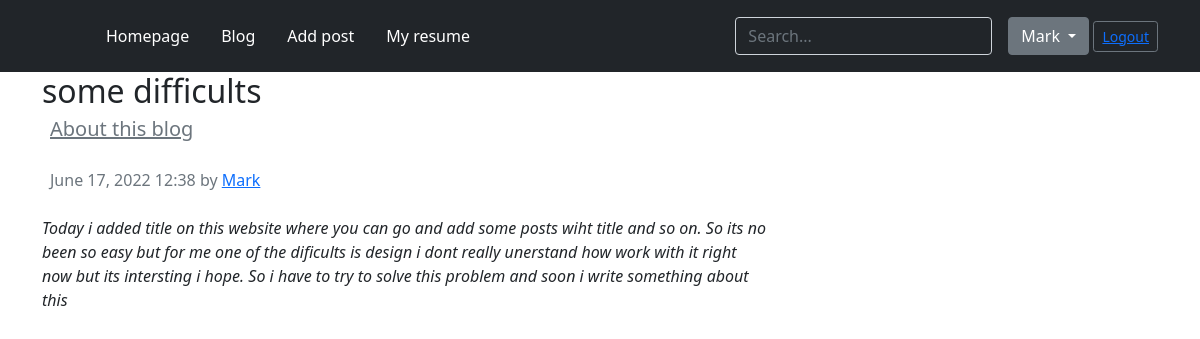
The app's page /post/difficults/ (signed in) with its own data.
### blog/models.py (models this page shows, shortened)
class Blog(models.Model):
    title = models.CharField(max_length=255)
    slug = models.SlugField(max_length=255, unique=True, db_index=True, verbose_name='URL')
    content = models.TextField()
    time_create = models.DateTimeField(auto_now_add=True)
    time_update = models.DateTimeField(auto_now=True)
    is_published = models.BooleanField(default=True)
    cat = models.ForeignKey('Category', on_delete=models.PROTECT)
    def __str__(self):
        return self.title

class Category(models.Model):
    name = models.CharField(max_length=100, db_index=True, verbose_name='Category')
    slug = models.SlugField(max_length=255, unique=True, db_index=True, verbose_name='URL')
    def __str__(self):
        return self.name
    class Meta:
        ordering = ['id']

### blog/views.py (the view)
# urls.py: path('post/<slug:post_slug>/', Showpost.as_view(), name='post'),
class Showpost(DataMixin, DetailView):
    model = Blog
    template_name = 'blog/post.html'
    slug_url_kwarg = 'post_slug'
    context_object_name = 'post'
    def get_context_data(self, *, object_list=None, **kwargs):
        context = super().get_context_data(**kwargs)
        c_def = self.get_user_context(title=context['post'])
        return dict(list(context.items()) + list(c_def.items()))

### blog/utils.py (called while the page is built)
    def get_user_context(self, **kwargs):
        context = kwargs
        cats = Category.objects.annotate(Count('blog'))
        user_menu = menu.copy()
        if not self.request.user.is_authenticated:
            user_menu.pop(2)
        context['menu'] = user_menu
        context['cats'] = cats
        if 'cat_selected' not in context:
            context['cat_selected'] = 0
        return context

### blog/templates/blog/post.html (shortened to what this page needs)
{% extends 'blog/base.html' %}
{% block content %}
<main class="container">
        <div class="row g-5">
            <div class="col-md-8">
                <article class="blog-post">
                    <h2 class="blog-post-title mb-1">{{ post.title }}</h2>
                    <blockquote class="blockquote">
                    <p><a class="p-2 link-secondary" href="{% url 'category' post.cat.slug %}">{{ post.cat }}</a></p>
                    </blockquote>
                    <p class="p-2 link-secondary">{{ post.time_create | date:'F d, Y H:i'}} by <a href="#">Mark</a></p>
                    <p><em>{{ post.content }}</em></p>
                </article>
            </div>
        </div>
</main>
{% endblock %}

### blog/templates/blog/base.html (shortened to what this page needs)
{% load blog_tags %}
{% load static %}
<!doctype html>
<html lang="en">
<head>
    <link rel="stylesheet" href="https://cdn.jsdelivr.net/npm/bootstrap@5.1.3/dist/css/bootstrap.min.css">
</head>
<body>
{% block main_menu %}
<header class="p-3 bg-dark text-white">
    <div class="container">
      <div class="d-flex flex-wrap align-items-center justify-content-center justify-content-lg-start">
        <a href="/" class="d-flex align-items-center mb-2 mb-lg-0 text-white text-decoration-none">
          <svg class="bi me-2" width="40" height="32" role="img" aria-label="Bootstrap"><use xlink:href="#bootstrap"></use></svg>
        </a>
{% block mainmenu %}
        <ul class="nav col-12 col-lg-auto me-lg-auto mb-2 justify-content-center mb-md-0">
{% for m in menu %}
          <li><a href="{% url m.url_name %}" class="nav-link px-3 text-white">{{m.title}}</a></li>
{% endfor %}
        </ul>
{% endblock mainmenu %}
        <form class="col-12 col-lg-auto mb-3 mb-lg-0 me-lg-3" role="search">
          <input type="search" class="form-control form-control-dark text-white bg-dark" placeholder="Search..." name="q" aria-label="Search">
        </form>
            {% if request.user.is_authenticated %}
              <div class="dropdown">
                  <a class="btn btn-secondary dropdown-toggle" href='{% url 'home' %}'
                  role="button" id="dropdownMenuLink" data-bs-toggle="dropdown" aria-expanded="false">
                    {{user.username}}
                  </a>
                  <button class="btn btn-sm btn-outline-secondary" type="button"><a href="{% url 'logout' %}">Logout</a></button>
              </div>
            {% else %}
        <div class="text-end">
          <button type="button" class="btn btn-outline-light me-2"><a href="{% url 'login' %}">Login</a></button>
          <button type="button" class="btn btn-warning"><a href="{% url 'register' %}">Sign-up</a></button>
        </div>
            {% endif %}
      </div>
    </div>
  </header>
{% endblock main_menu %}
{% block content %}{% endblock %}
</body>
</html>

### records on screen
Blog: title "some difficults", cat "About this blog", time_create "June 17, 2022 12:38", content "Today i added title on this website where you can go and add some posts wiht title and so on. So its no been so easy but for me one of the dificults is design i dont really unerstand how work with it right now but its intersting i hope. So i have to try to solve this problem and soon i write something about this"

### other values on screen
{{ m.title }} "Homepage" "Blog" "Add post" "My resume"
{{ user.username }} "Mark"
